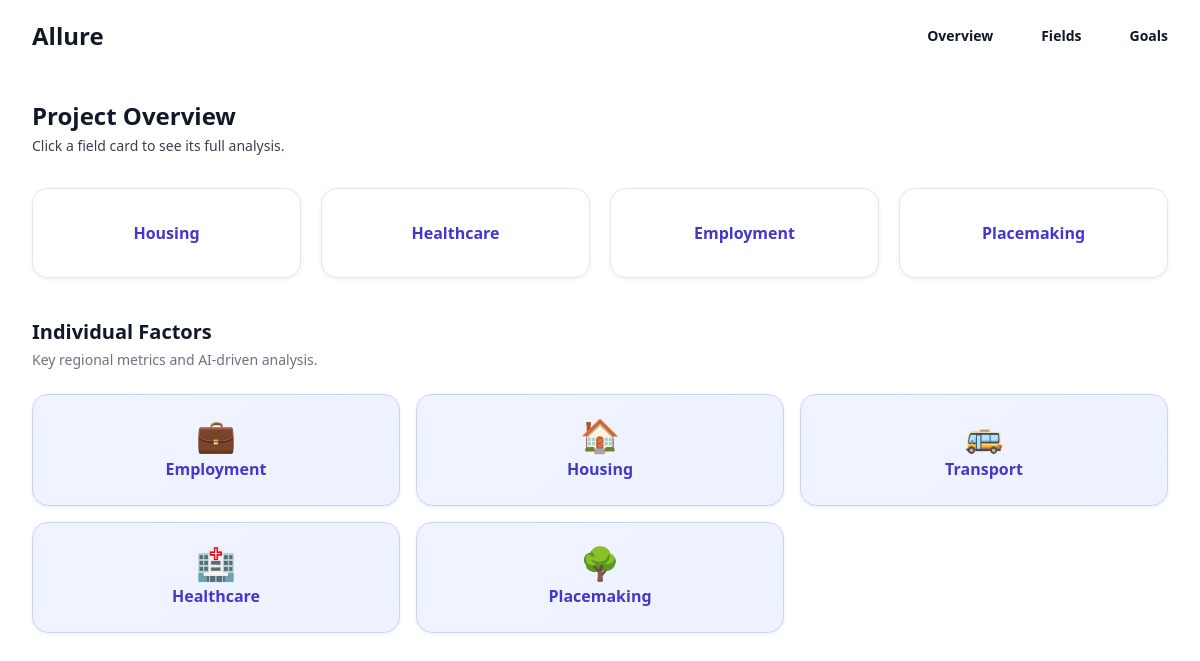
Before: / with the older database file.
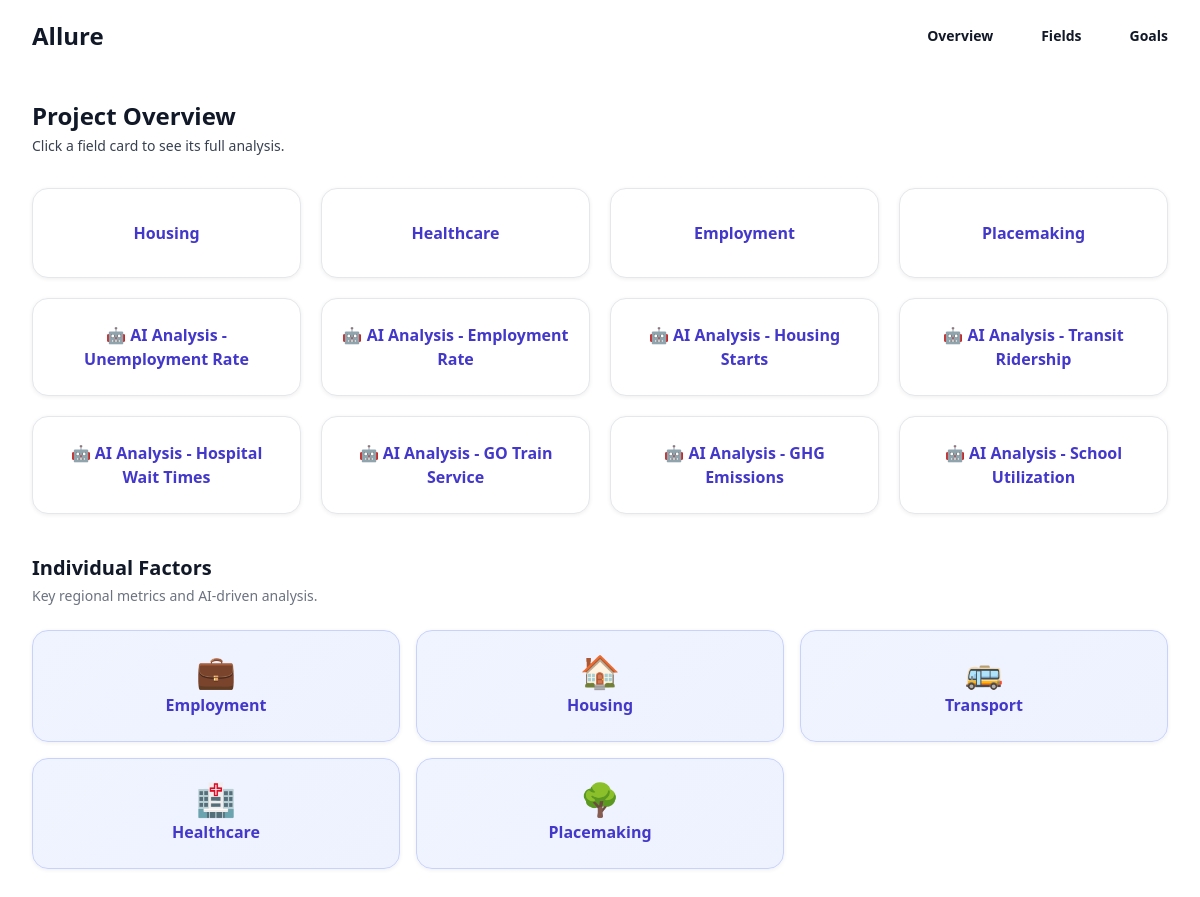
After: the same page with the newer database file.
### main.py (models this page shows)
class Overview(db.Model):
    __tablename__ = "overview"
    id = db.Column(db.Integer, primary_key=True)
    field = db.Column(db.Text, nullable=True)
    analysis = db.Column(db.Text, nullable=True)

### main.py (the view)
@app.route("/")
def index():
    try:
        rows = Overview.query.all()
    except Exception as e:
        print(f"Error querying Overview table: {e}")
        rows = []
    emp_data, unemp_data = fetch_employment()
    housing_data = fetch_housing()
    transit_data, go_data = fetch_transit()
    healthcare_data = fetch_healthcare()
    school_data, ghg_data = fetch_placemaking()
    return render_template("index.html",
                           rows=rows,
                           unemployment=unemp_data,
                           employment=emp_data,
                           housing=housing_data,
                           transit=transit_data,
                           go_train=go_data,
                           healthcare=healthcare_data,
                           schools=school_data,
                           ghg=ghg_data)

### main.py (called while the page is built)
def fetch_employment():
    try:
        employed = employment.query.filter_by(is_employment=True).all()
        unemployed = employment.query.filter_by(is_employment=False).all()
        return employed, unemployed
    except Exception as e:
        print(f"Error fetching employment data: {e}")
        return [], []

def fetch_housing():
    try:
        return Housing.query.all()
    except Exception as e:
        print(f"Error fetching housing data: {e}")
        return []

def fetch_transit():
    try:
        grt = Transit.query.filter_by(is_transit=True).all()
        go = Transit.query.filter_by(is_transit=False).all()
        return grt, go
    except Exception as e:
        print(f"Error fetching transit data: {e}")
        return [], []

def fetch_healthcare():
    try:
        return Healthcare.query.all()
    except Exception as e:
        print(f"Error fetching healthcare data: {e}")
        return []

def fetch_placemaking():
    try:
        schools = Placemaking.query.filter_by(is_school=True).all()
        ghg = Placemaking.query.filter_by(is_school=False).all()
        return schools, ghg
    except Exception as e:
        print(f"Error fetching placemaking data: {e}")
        return [], []

### templates/index.html (shortened to what this page needs)
{% extends "layout.html" %}
{% block content %}
<link rel="stylesheet" href="{{ url_for('static', filename='style.css') }}">
<main class="mx-auto max-w-7xl px-4 py-8 sm:px-6 lg:px-8">
    <div class="sm:flex sm:items-center">
        <div class="sm:flex-auto">
            <h1 class="text-2xl font-semibold leading-6 text-gray-900">Project Overview</h1>
            <p class="mt-2 text-sm text-gray-700">Click a field card to see its full analysis.</p>
        </div>
    </div>
    <div id="card-grid">
        {% for row in rows %}
        <div class="field-card" data-field="{{ row.field | e }}" data-analysis="{{ row.analysis | e }}">
            <h3>{{ row.field }}</h3>
        </div>
        {% endfor %}
    </div>
    <section class="mt-10">
        <div class="sm:flex sm:items-center mb-6">
            <div class="sm:flex-auto">
                <h2 class="text-xl font-semibold text-gray-900">Individual Factors</h2>
                <p class="mt-1 text-sm text-gray-500">Key regional metrics and AI-driven analysis.</p>
            </div>
        </div>
        <div class="grid grid-cols-1 sm:grid-cols-3 gap-4">
            <div class="factor-summary-card" id="employment-card">
                <div class="factor-card-inner">
                    <span class="factor-card-icon">💼</span>
                    <h3>Employment</h3>
                </div>
            </div>
            <div class="factor-summary-card" id="housing-card">
                <div class="factor-card-inner">
                    <span class="factor-card-icon">🏠</span>
                    <h3>Housing</h3>
                </div>
            </div>
            <div class="factor-summary-card" id="transit-card">
                <div class="factor-card-inner">
                    <span class="factor-card-icon">🚌</span>
                    <h3>Transport</h3>
                </div>
            </div>
            <div class="factor-summary-card" id="healthcare-card">
                <div class="factor-card-inner">
                    <span class="factor-card-icon">🏥</span>
                    <h3>Healthcare</h3>
                </div>
            </div>
            <div class="factor-summary-card" id="placemaking-card">
                <div class="factor-card-inner">
                    <span class="factor-card-icon">🌳</span>
                    <h3>Placemaking</h3>
                </div>
            </div>
        </div>
    </section>
</main>
{% endblock %}

### templates/layout.html (shortened to what this page needs)
<!DOCTYPE html>
<html>
<head>
    <script src="https://cdn.tailwindcss.com"></script>
    <script src="https://cdn.jsdelivr.net/npm/@tailwindplus/elements@1" type="module"></script>
</head>
<body>
    <header class="bg-white">
        <nav aria-label="Global" class="mx-auto flex max-w-7xl items-center justify-between p-6 lg:px-8">
            <div class="flex lg:flex-1">
                <a href="/" class="-m-1.5 p-1.5">
                    <h1 class="text-2xl font-semibold leading-6 text-gray-900">Allure</h1>
                </a>
            </div>
            <el-popover-group class="hidden lg:flex lg:gap-x-12">
                <a href="/" class="text-sm/6 font-semibold text-gray-900">Overview</a>
                <a href="/" class="text-sm/6 font-semibold text-gray-900">Fields</a>
                <a href="/goals" class="text-sm/6 font-semibold text-gray-900">Goals</a>
            </el-popover-group>
        </nav>
    </header>
    {% block content %}
    {% endblock %}
</body>
</html>

### static/style.css (style rules this page uses)
#card-grid { display: grid; grid-template-columns: repeat(auto-fill, minmax(220px, 1fr)); justify-content: center; gap: 1.25rem; margin-top: 2rem; }
.field-card { background: #fff; border: 1px solid #e5e7eb; border-radius: 1rem; padding: 1.5rem 1.25rem; cursor: pointer; box-shadow: 0 1px 4px rgba(0, 0, 0, 0.07); transition: transform 0.18s ease, box-shadow 0.18s ease, background 0.18s ease; display: flex; align-items: center; justify-content: center; min-height: 90px; }
.field-card h3 { font-size: 1rem; font-weight: 600; color: #4338ca; text-align: center; margin: 0; }
.factor-summary-card { background: #fff; border: 1px solid #e5e7eb; border-radius: 1rem; padding: 1.5rem 1.25rem; cursor: pointer; box-shadow: 0 1px 4px rgba(0, 0, 0, 0.07); transition: transform 0.18s ease, box-shadow 0.18s ease, background 0.18s ease; display: flex; align-items: center; justify-content: center; min-height: 110px; background: linear-gradient(135deg, #f0f4ff 0%, #eef2ff 100%); border-color: #c7d2fe; }
.factor-card-inner { display: flex; flex-direction: column; align-items: center; gap: 0.35rem; }
.factor-card-icon { font-size: 2rem; line-height: 1; }
.factor-card-inner h3 { font-size: 1rem; font-weight: 600; color: #4338ca; text-align: center; margin: 0; }

Changed rows visible on the page:
added Overview: field "🤖 AI Analysis - Unemployment Rate"
added Overview: field "🤖 AI Analysis - Employment Rate"
added Overview: field "🤖 AI Analysis - Housing Starts"
added Overview: field "🤖 AI Analysis - Transit Ridership"
added Overview: field "🤖 AI Analysis - Hospital Wait Times"
added Overview: field "🤖 AI Analysis - GO Train Service"
added Overview: field "🤖 AI Analysis - GHG Emissions"
added Overview: field "🤖 AI Analysis - School Utilization"
